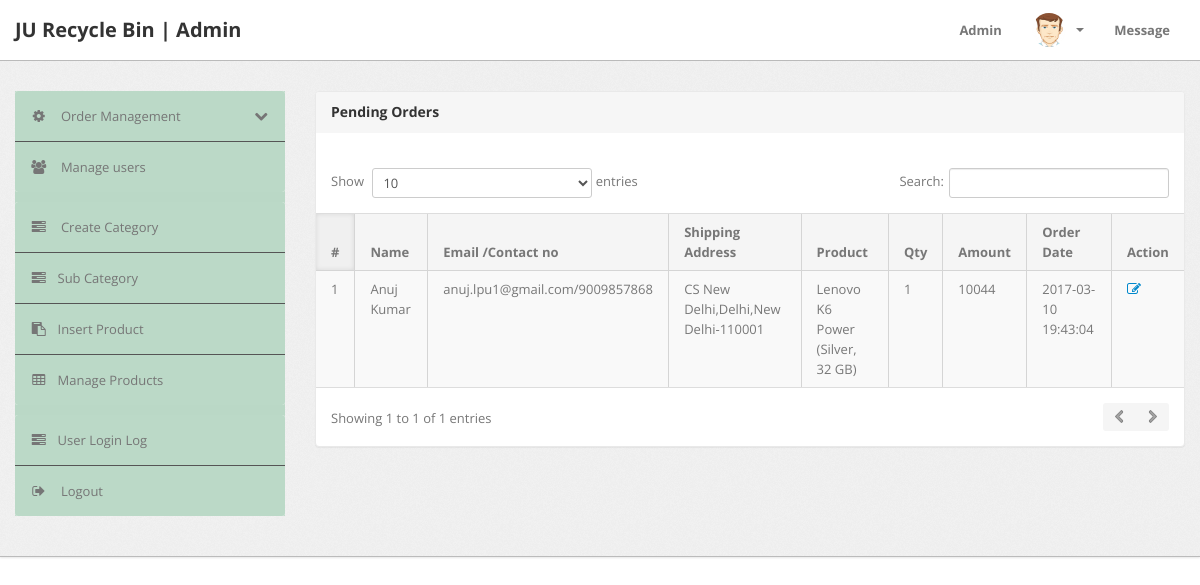
/admin/delivered-orders.php (signed in), run on an earlier commit of the app's database.
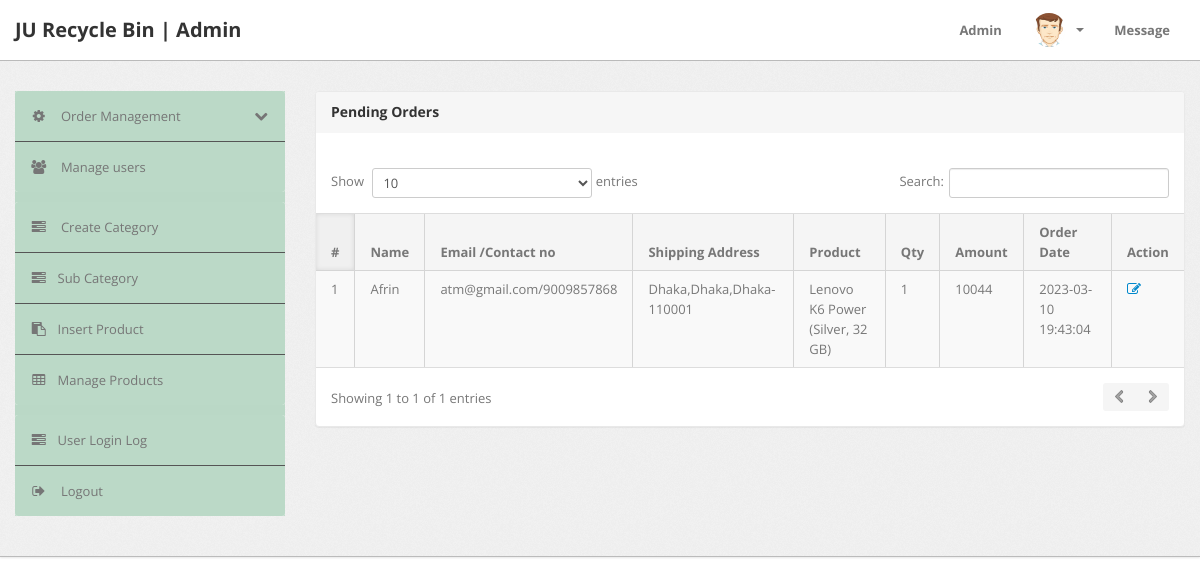
And on a later commit of the database.
### tables this page shows
CREATE TABLE `orders` (
  `id` int(11) NOT NULL,
  `userId` int(11) DEFAULT NULL,
  `productId` varchar(255) DEFAULT NULL,
  `quantity` int(11) DEFAULT NULL,
  `orderDate` timestamp NOT NULL DEFAULT CURRENT_TIMESTAMP,
  `paymentMethod` varchar(50) DEFAULT NULL,
  `orderStatus` varchar(55) DEFAULT NULL
);

CREATE TABLE `users` (
  `id` int(11) NOT NULL,
  `name` varchar(255) DEFAULT NULL,
  `email` varchar(255) DEFAULT NULL,
  `contactno` bigint(11) DEFAULT NULL,
  `password` varchar(255) DEFAULT NULL,
  `shippingAddress` longtext,
  `shippingState` varchar(255) DEFAULT NULL,
  `shippingCity` varchar(255) DEFAULT NULL,
  `shippingPincode` int(11) DEFAULT NULL,
  `billingAddress` longtext,
  `billingState` varchar(255) DEFAULT NULL,
  `billingCity` varchar(255) DEFAULT NULL,
  `billingPincode` int(11) DEFAULT NULL,
  `regDate` timestamp NOT NULL DEFAULT CURRENT_TIMESTAMP,
  `updationDate` varchar(255) DEFAULT NULL
);

CREATE TABLE `products` (
  `id` int(11) NOT NULL,
  `category` int(11) NOT NULL,
  `subCategory` int(11) DEFAULT NULL,
  `productName` varchar(255) DEFAULT NULL,
  `productCompany` varchar(255) DEFAULT NULL,
  `productPrice` int(11) DEFAULT NULL,
  `productPriceBeforeDiscount` int(11) DEFAULT NULL,
  `productDescription` longtext,
  `productImage1` varchar(255) DEFAULT NULL,
  `productImage2` varchar(255) DEFAULT NULL,
  `productImage3` varchar(255) DEFAULT NULL,
  `shippingCharge` int(11) DEFAULT NULL,
  `productAvailability` varchar(255) DEFAULT NULL,
  `postingDate` timestamp NULL DEFAULT CURRENT_TIMESTAMP,
  `updationDate` varchar(255) DEFAULT NULL
);

### admin/delivered-orders.php (the view, shortened to what this page needs)
<?php
include('include/config.php');
if(strlen($_SESSION['alogin'])==0)
	{
header('location:index.php');
}
else{
?>
<!DOCTYPE html>
<html lang="en">
<head>
	<link type="text/css" href="bootstrap/css/bootstrap.min.css" rel="stylesheet">
	<link type="text/css" href="bootstrap/css/bootstrap-responsive.min.css" rel="stylesheet">
	<link type="text/css" href="css/theme.css" rel="stylesheet">
	<link type="text/css" href="images/icons/css/font-awesome.css" rel="stylesheet">
</head>
<body>
<?php include('include/header.php');?>
	<div class="wrapper">
		<div class="container">
			<div class="row">
<?php include('include/sidebar.php');?>
			<div class="span9">
					<div class="content">
	<div class="module">
							<div class="module-head">
								<h3>Pending Orders</h3>
							</div>
							<div class="module-body table">
									<br />
								<table cellpadding="0" cellspacing="0" border="0" class="datatable-1 table table-bordered table-striped	 display table-responsive" >
									<thead>
										<tr>
											<th>#</th>
											<th> Name</th>
											<th width="50">Email /Contact no</th>
											<th>Shipping Address</th>
											<th>Product </th>
											<th>Qty </th>
											<th>Amount </th>
											<th>Order Date</th>
											<th>Action</th>
										</tr>
									</thead>
<tbody>
<?php
$st='Delivered';
$query=mysqli_query($con,"select users.name as username,users.email as useremail,users.contactno as usercontact,users.shippingAddress as shippingaddress,users.shippingCity as shippingcity,users.shippingState as shippingstate,users.shippingPincode as shippingpincode,products.productName as productname,products.shippingCharge as shippingcharge,orders.quantity as quantity,orders.orderDate as orderdate,products.productPrice as productprice,orders.id as id  from orders join users on  orders.userId=users.id join products on products.id=orders.productId where orders.orderStatus='$st'");
$cnt=1;
while($row=mysqli_fetch_array($query))
{
?>
										<tr>
											<td><?php echo htmlentities($cnt);?></td>
											<td><?php echo htmlentities($row['username']);?></td>
											<td><?php echo htmlentities($row['useremail']);?>/<?php echo htmlentities($row['usercontact']);?></td>
											<td><?php echo htmlentities($row['shippingaddress'].",".$row['shippingcity'].",".$row['shippingstate']."-".$row['shippingpincode']);?></td>
											<td><?php echo htmlentities($row['productname']);?></td>
											<td><?php echo htmlentities($row['quantity']);?></td>
											<td><?php echo htmlentities($row['quantity']*$row['productprice']+$row['shippingcharge']);?></td>
											<td><?php echo htmlentities($row['orderdate']);?></td>
											<td>    <a href="updateorder.php?oid=<?php echo htmlentities($row['id']);?>" title="Update order" target="_blank"><i class="icon-edit"></i></a>
											</td>
											</tr>
										<?php $cnt=$cnt+1; } ?>
										</tbody>
								</table>
							</div>
						</div>
					</div>
				</div>
			</div>
		</div>
	</div>
<?php include('include/footer.php');?>
</body>
<?php } ?>

What changed in the data, as far as the page shows it:
changed orders "Lenovo K6 Power (Silver, 32 GB)": userId.name "Anuj Kumar" → "Afrin"; userId.email "anuj.lpu1@gmail.com" → "atm@gmail.com"; userId.shippingPincode "CS New Delhi,Delhi,New Delhi-110001" → "Dhaka,Dhaka,Dhaka-110001"; orderDate "2017-03-10 19:43:04" → "2023-03-10 19:43:04"
